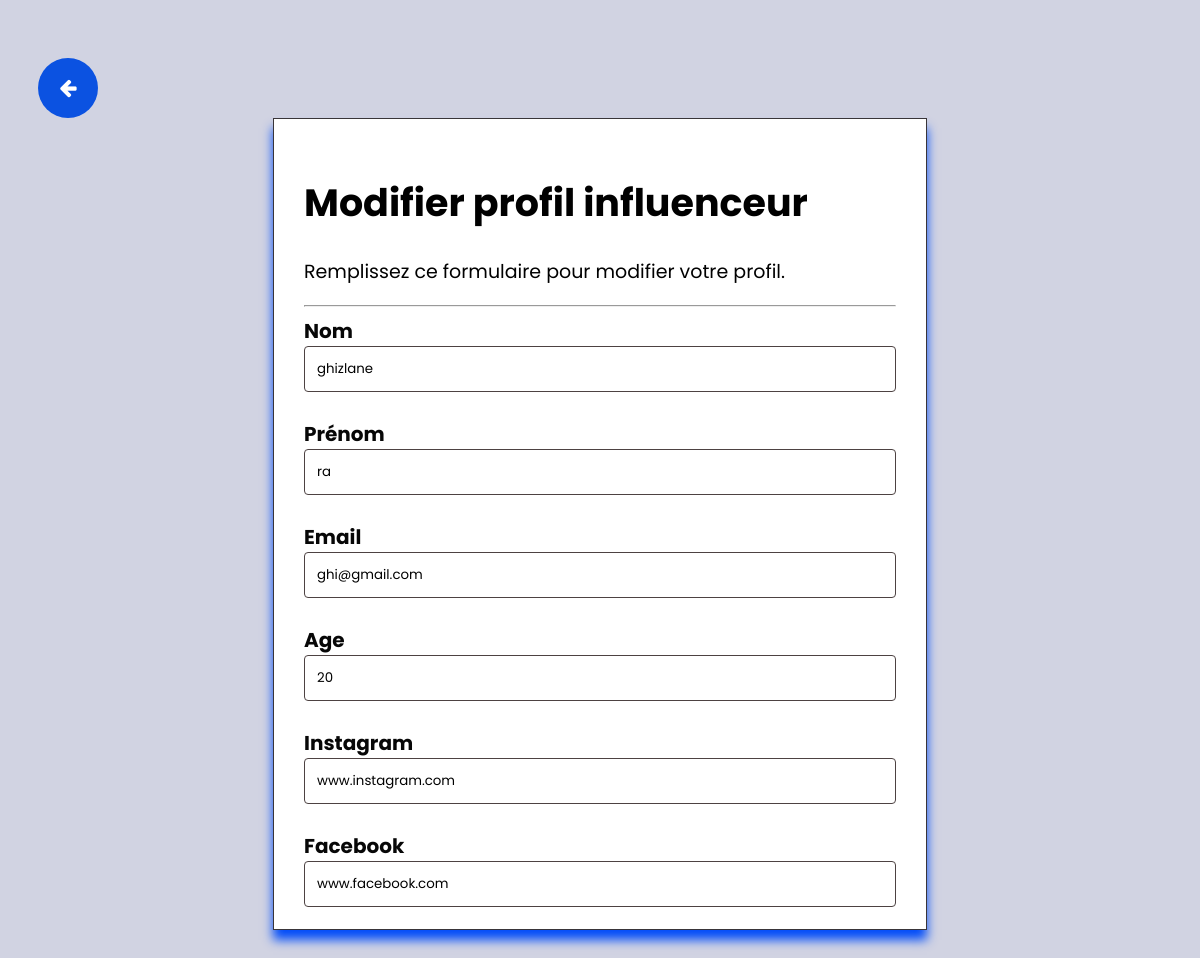
The app's page /modifypfinf.php (signed in) with its own data.
### tables this page shows
CREATE TABLE `influencer` (
  `id` int(11) NOT NULL,
  `nom` varchar(50) NOT NULL,
  `prenom` varchar(50) NOT NULL,
  `age` int(11) DEFAULT NULL,
  `telephone` varchar(20) DEFAULT NULL,
  `email` varchar(100) NOT NULL,
  `insta` varchar(50) DEFAULT NULL,
  `fcbk` varchar(50) DEFAULT NULL,
  `youtube` varchar(50) DEFAULT NULL,
  `domaine` varchar(50) DEFAULT NULL,
  `abonne` text DEFAULT NULL,
  `password` varchar(100) NOT NULL,
  `pfp` varchar(255) DEFAULT NULL
);

### modifypfinf.php (the view, shortened to what this page needs)
<?php
include 'database.php';
$id = $_SESSION['id'];
$sql = "SELECT * FROM influencer WHERE id = '$id'";
$result = mysqli_query($conn, $sql);
$row = mysqli_fetch_assoc($result);
?>
<!DOCTYPE html>
<html>
    <head>
        <link rel="stylesheet" type="text/css" href="./css/modifypfinf.css">
        <link rel="stylesheet" href="https://cdnjs.cloudflare.com/ajax/libs/font-awesome/4.7.0/css/font-awesome.min.css">
    </head>
    <body>
    <form action="modifypfinf.php" method="post"    enctype="multipart/form-data">
        <div class="clearfix">
                    <button type="submit" class="cancelbtn" name="cancel"><i class="fa fa-arrow-left"></i></button>
                </div>
            <div class="container">
                <h1>Modifier profil influenceur</h1>
                <p>Remplissez ce formulaire pour modifier votre profil.</p>
                <hr>
                <label for="lastname"><b>Nom</b></label>
                <input type="text" placeholder="Entrer votre nom" name="lastname" value="<?php echo $row['nom']; ?>" required>
                <label for="firstname"><b>Prénom</b></label>
                <input type="text" placeholder="Entrer votre prénom" name="firstname" value="<?php echo $row['prenom']; ?>" required>
                <label for="email"><b>Email</b></label>
                <input type="text" placeholder="Entrer votre email" name="email" value="<?php echo $row['email']; ?>" required>
                <label for="age"><b>Age</b></label>
                <input type="text" placeholder="Entrer votre age" name="age" value="<?php echo $row['age']; ?>" required>
                <label for="instagram"><b>Instagram</b></label>
                <input type="text" placeholder="Entrer votre instagram" name="instagram" value="<?php echo $row['insta']; ?>">
                <label for="facebook"><b>Facebook</b></label>
                <input type="text" placeholder="Entrer votre facebook" name="facebook" value="<?php echo $row['fcbk']; ?>" >
            </div>
        </form>
    </body>
</html>

### css/modifypfinf.css (style rules this page uses)
* { font-family: "poppins",sans-serif; }
body { background-color: #d1d3e2; font-size: 19px; }
label { display: block; margin-bottom: 10px; font-size: 20px; color: #070707; margin-bottom: 0px; margin-top: 7px; font-weight: bold; }
input[type="text"], input[type="file"] { width: 100%; padding: 12px; border: 1px solid #4d4242; border-radius: 4px; box-sizing: border-box; margin-bottom: 20px; }
.cancelbtn { background-color: #0b52e1; display: inline-block; margin-top: 50px; margin-left: 30px; width: 60px; height: 60px; border-radius: 50%; color: #fff; text-align: center; font-size: 20px; line-height: 40px; border: none; align-items: center; }
.container { width: 50%; height: 750px; margin: 0 auto; border: 1px solid #393539; background-color: #fff; box-shadow: 0px 10px 10px #034df9; padding: 30px; overflow: scroll; }

### records on screen
influencer: lastname "ghizlane", firstname "ra", email "ghi@gmail.com", age "20", instagram "www.instagram.com", facebook "www.facebook.com"
